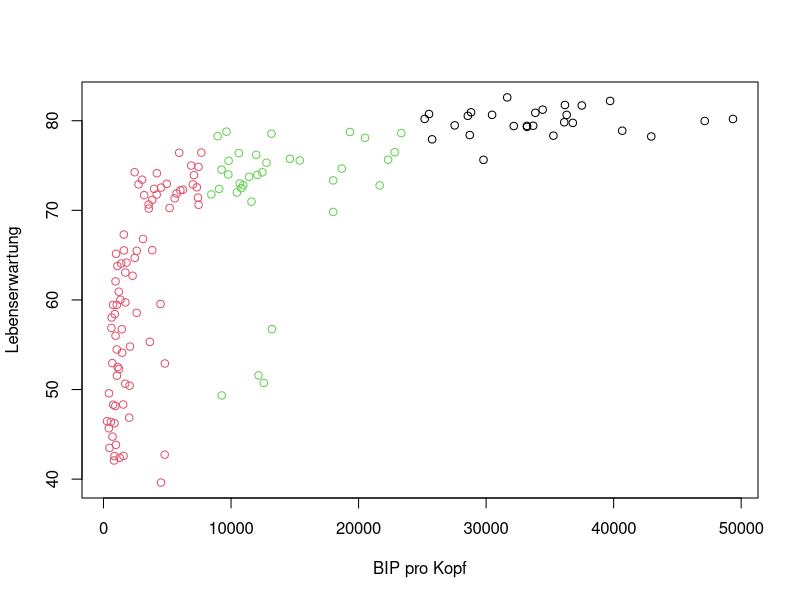
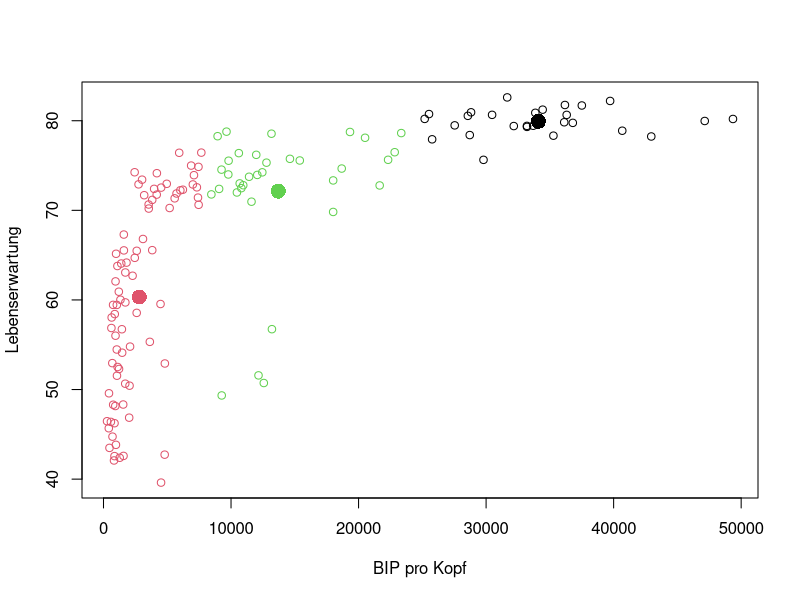
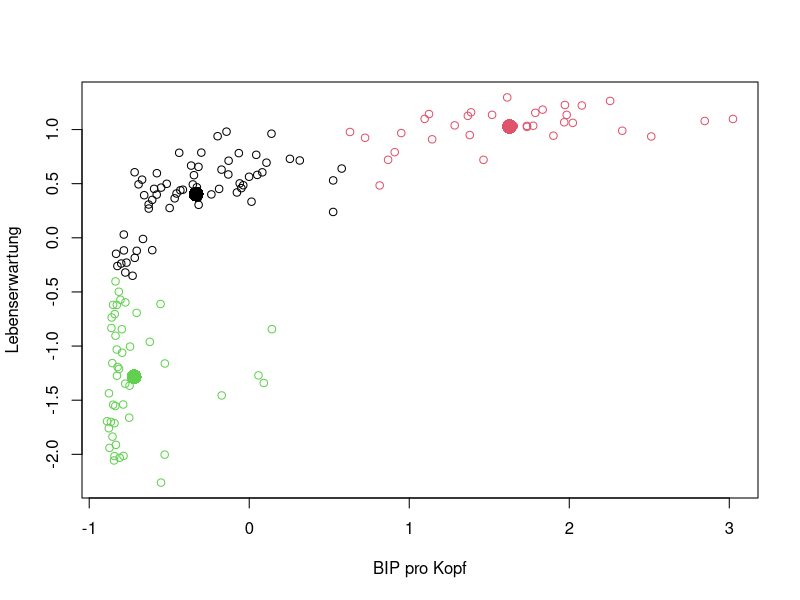
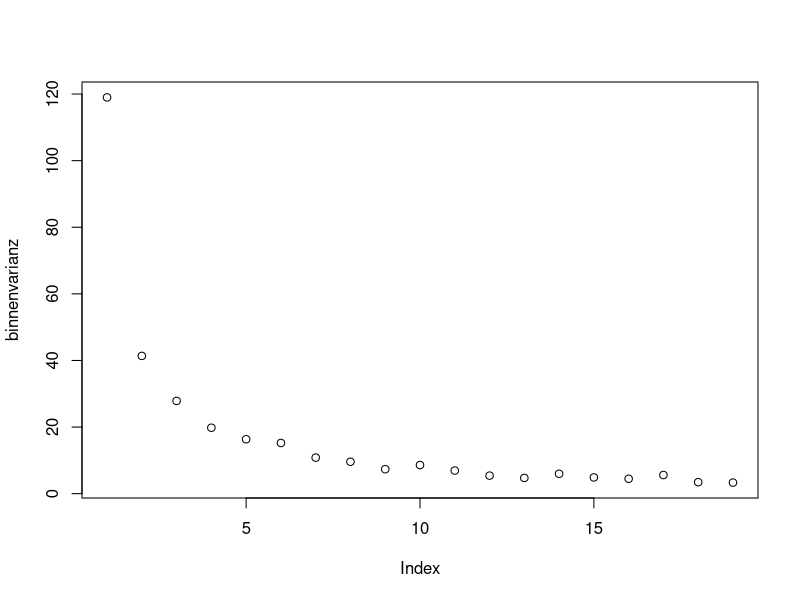

Write R code to recreate these figures, in order. (Note: this script raises an error after producing the figures.)
## ---- chunk 1
knitr::opts_chunk$set(comment = NA, 
                      fig.width = 6, 
                      fig.height = 6,
                      fig.align = 'center',
                      echo = FALSE, 
                      eval = FALSE, 
                      warning = FALSE)

options(digits = 3)

# Load packages
library(tidyverse)

## ---- chunk 2
# Lese gap.csv
gap <- read_csv('1_Data/gap.csv')
## ---- chunk 3
# gap in 2007
gap2007 <- gap %>% 
  filter(Jahr == 2007) %>% 
  select(`BIP pro Kopf`, Lebenserwartung)
## ---- chunk 4
# kmeans für gap in 2007
gap2007_km <- kmeans(x = gap2007, centers = 3) 
## ---- chunk 5
# kmeans für gap in 2007
gap2007_km
## ---- chunk 6
# gap2007_km 
clusters <- gap2007_km$cluster
centers <- gap2007_km$centers
## ---- chunk 7
# kmeans plot für gap in 2007
plot(gap2007, col = clusters)

## ---- chunk 8
# kmeans plot für gap in 2007
plot(gap2007, col = clusters)
points(centers, pch = 16, col = 1:3, cex = 2)
## ---- chunk 9
# standardisiere gap in 2007
gap2007_stand <- gap2007 %>% 
  scale %>% 
  as_tibble()
## ---- chunk 10
# kmeans plot für gap in 2007 (standardisiert)
gap2007_stand_km <- kmeans(x = gap2007_stand, centers = 3) 

# extrahiere Elemente
clusters <- gap2007_stand_km$cluster
centers <- gap2007_stand_km$centers

# plot
plot(gap2007_stand, col = clusters)
points(centers, pch = 16, col = 1:3, cex = 2)
## ---- chunk 11
# binnenvarianz über kmeans verlauf
km_verlauf <- purrr::map(2:20, kmeans, x = gap2007_stand)
binnenvarianz <- purrr::map_dbl(km_verlauf, 
                               `[[`, i = 'tot.withinss')
## ---- chunk 12
# kmeans plot für gap in 2007 (standardisiert)
plot(binnenvarianz)
## ---- chunk 13
# schätze k mit cstab
k_est <- cDistance(data = as.matrix(gap2007_stand),
                   kseq = 2:20)
## ---- chunk 14
# schätze k mit cstab
k_est$k_Gap
k_est$k_Slope
## ---- chunk 15
# schätze k mit cstab
k_est <- cStability(data = as.matrix(gap2007_stand),
                   kseq = 2:20)
k_est$k_instab
## ---- chunk 16
# clustere mit DBSCAN
gap2007_stand_dbscan <- dbscan(x = gap2007_stand, 
                               eps = .5)
## ---- chunk 17
# extrahiere Elemente
clusters <- gap2007_stand_dbscan$cluster

# plot
plot(gap2007_stand, col = clusters + 1)
## ---- chunk 18
# clustere mit DBSCAN
gap2007_stand_dbscan.3 <- dbscan(x = gap2007_stand, eps = .3)
gap2007_stand_dbscan.1 <- dbscan(x = gap2007_stand, eps = .1)

# plot
par(mfrow = c(1, 3))
plot(gap2007_stand, col = gap2007_stand_dbscan$cluster + 1)
plot(gap2007_stand, col = gap2007_stand_dbscan.3$cluster + 1)
plot(gap2007_stand, col = gap2007_stand_dbscan.1$cluster + 1)
## ---- chunk 19
# clustere mit Gaussian mixtures
gap2007_gm <- Mclust(gap2007)
## ---- chunk 20
# plot
plot(gap2007_stand, col = gap2007_gm$classification)
## ---- chunk 21
# plot
plot(gap2007_gm, what = 'classification')
## ---- chunk 22
# plot
plot(gap2007_gm, what = 'uncertainty')
## ---- chunk 23
# plot
plot(gap2007_gm, what = 'BIC')
## ---- chunk 24
# plot
plot(gap2007_gm, what = 'BIC', ylim = c(-4200, -3900))
## ---- chunk 25
plot(gap2007_gm, what = 'classification')
## ---- chunk 26
# Wähle Gaussian Mixture Modell explizit aus
gap2007_gm <- Mclust(gap2007, modelNames = 'EEI')
plot(gap2007_gm, what = 'classification')
